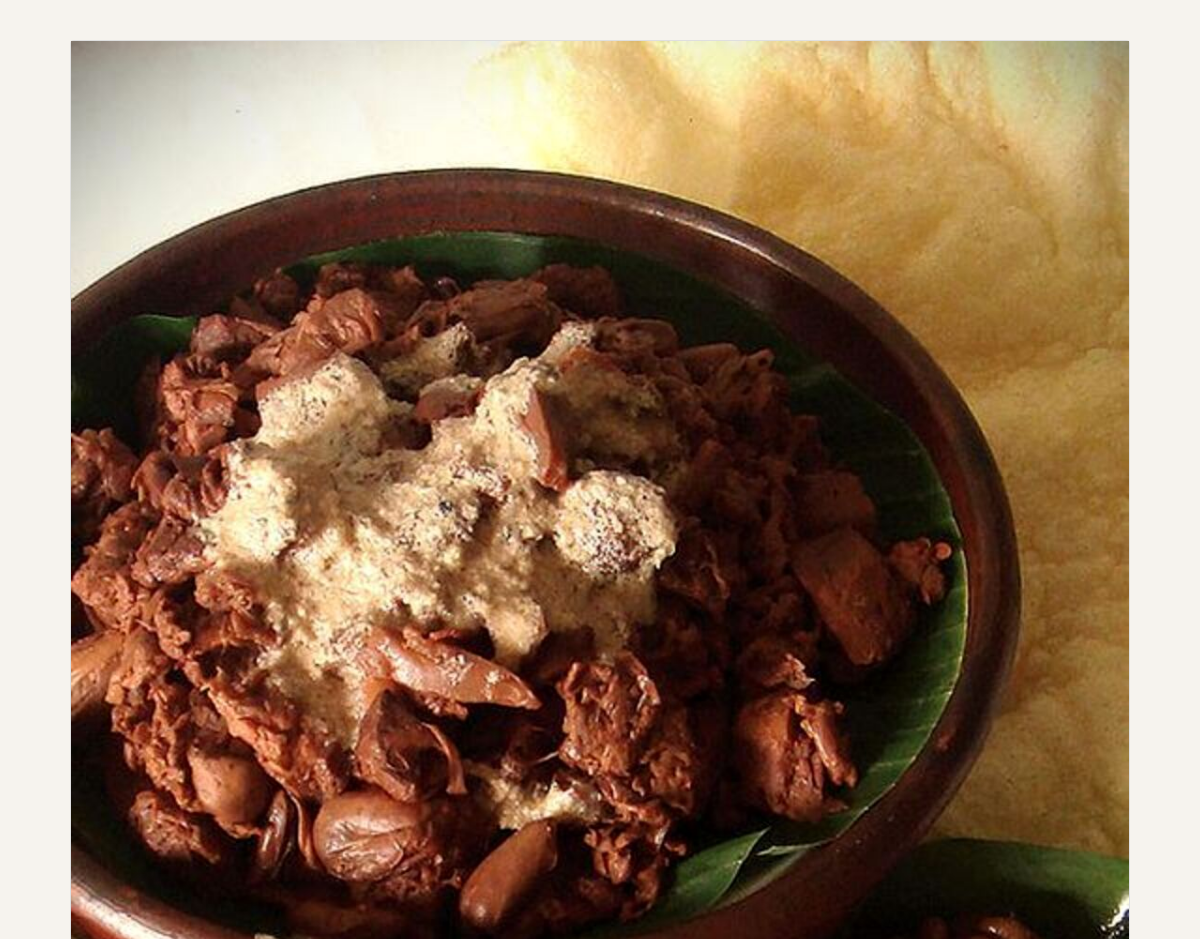
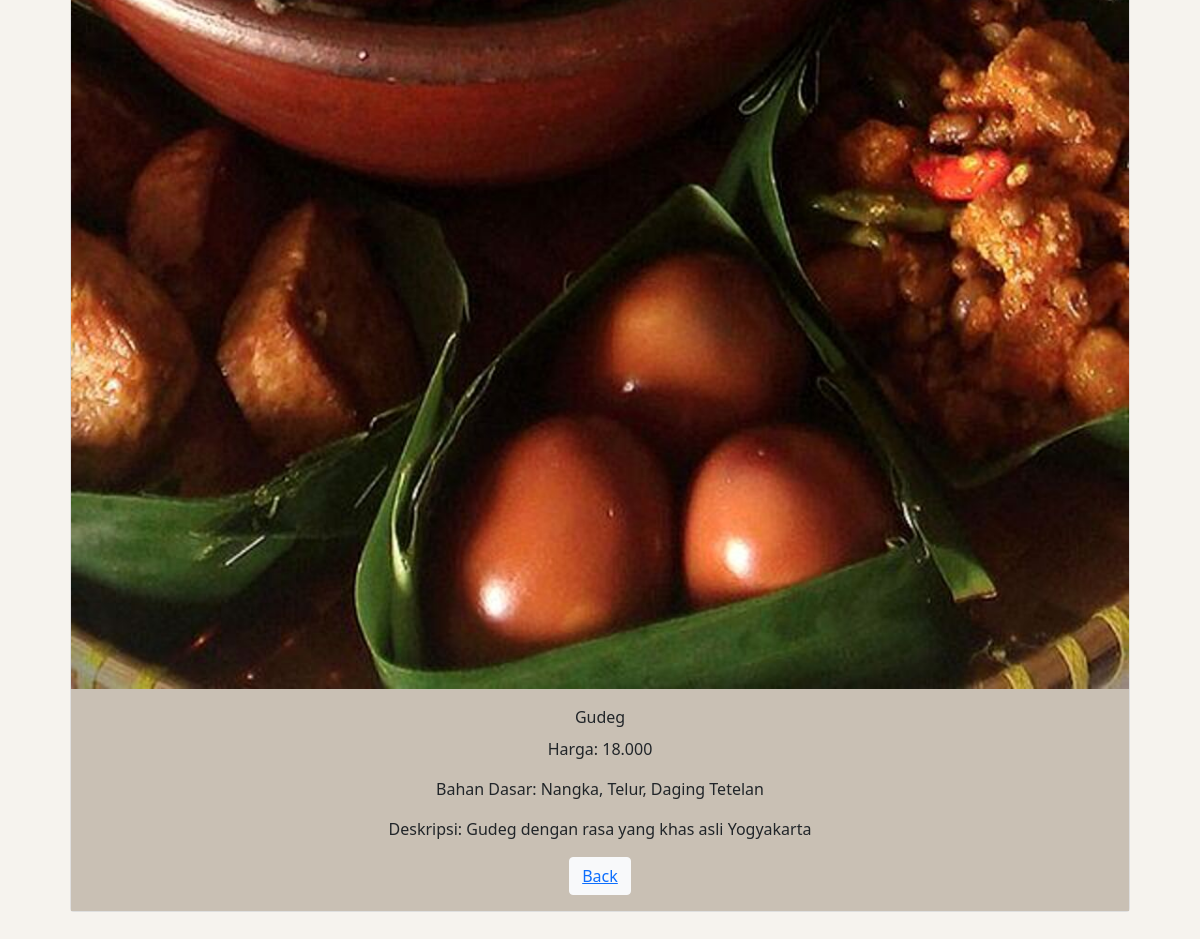
The app's page /php/detail.php?id=3 with its own data (2 pictures, top to bottom).
### tables this page shows
CREATE TABLE `food` (
  `id` int(11) NOT NULL,
  `nama` varchar(100) NOT NULL,
  `harga` char(9) NOT NULL,
  `bahan_dasar` varchar(100) NOT NULL,
  `deskripsi` varchar(100) NOT NULL,
  `gambar` varchar(200) NOT NULL
);

### php/functions.php (called while the page is built, shortened)
<?php
function koneksi()
{
    $conn = mysqli_connect("localhost", "root", "") or die("koneksi ke DB gagal");
    mysqli_select_db($conn, "tubes_203040160") or die("Database Salah");
    return $conn;
}
function query($sql)
{
    $conn = koneksi();
    $result = mysqli_query($conn, $sql);
    $rows = [];
    while ($row = mysqli_fetch_assoc($result)) {
        $rows[] = $row;
    }
    return $rows;
}

### php/detail.php (the view, shortened to what this page needs)
<?php
require 'functions.php';
$id = $_GET['id'];
$food = query("SELECT * FROM food WHERE id = $id")[0];
?>
<!DOCTYPE html>
<html lang="en">
<head>
    <link rel="stylesheet" href="bootstrap/css/bootstrap.min.css">
<body style="background-color: #F6F3EE;">
    <div class="container" style="padding: 40px;">
        <div class="card mb-4">
            <img src="../assets/img/<?= $food["gambar"]; ?>">
            <div class="card-body" style="text-align: center; background-color: #C9C0B4;">
                <p class="card-title bold"><?= $food["nama"]; ?></p>
                <p class="card-text">Harga: <?= $food["harga"]; ?></p>
                <p class="card-text">Bahan Dasar: <?= $food["bahan_dasar"]; ?></p>
                <p class="card-text">Deskripsi: <?= $food["deskripsi"]; ?></p>
                <button class="btn btn-light" style=" text-decoration:none;"><a href="../index.php">Back</a></button>
            </div>
        </div>
    </div>
</html>
</html>

### records on screen
food: gambar (picture), nama "Gudeg", harga "18.000", bahan_dasar "Nangka, Telur, Daging Tetelan", deskripsi "Gudeg dengan rasa yang khas asli Yogyakarta"
